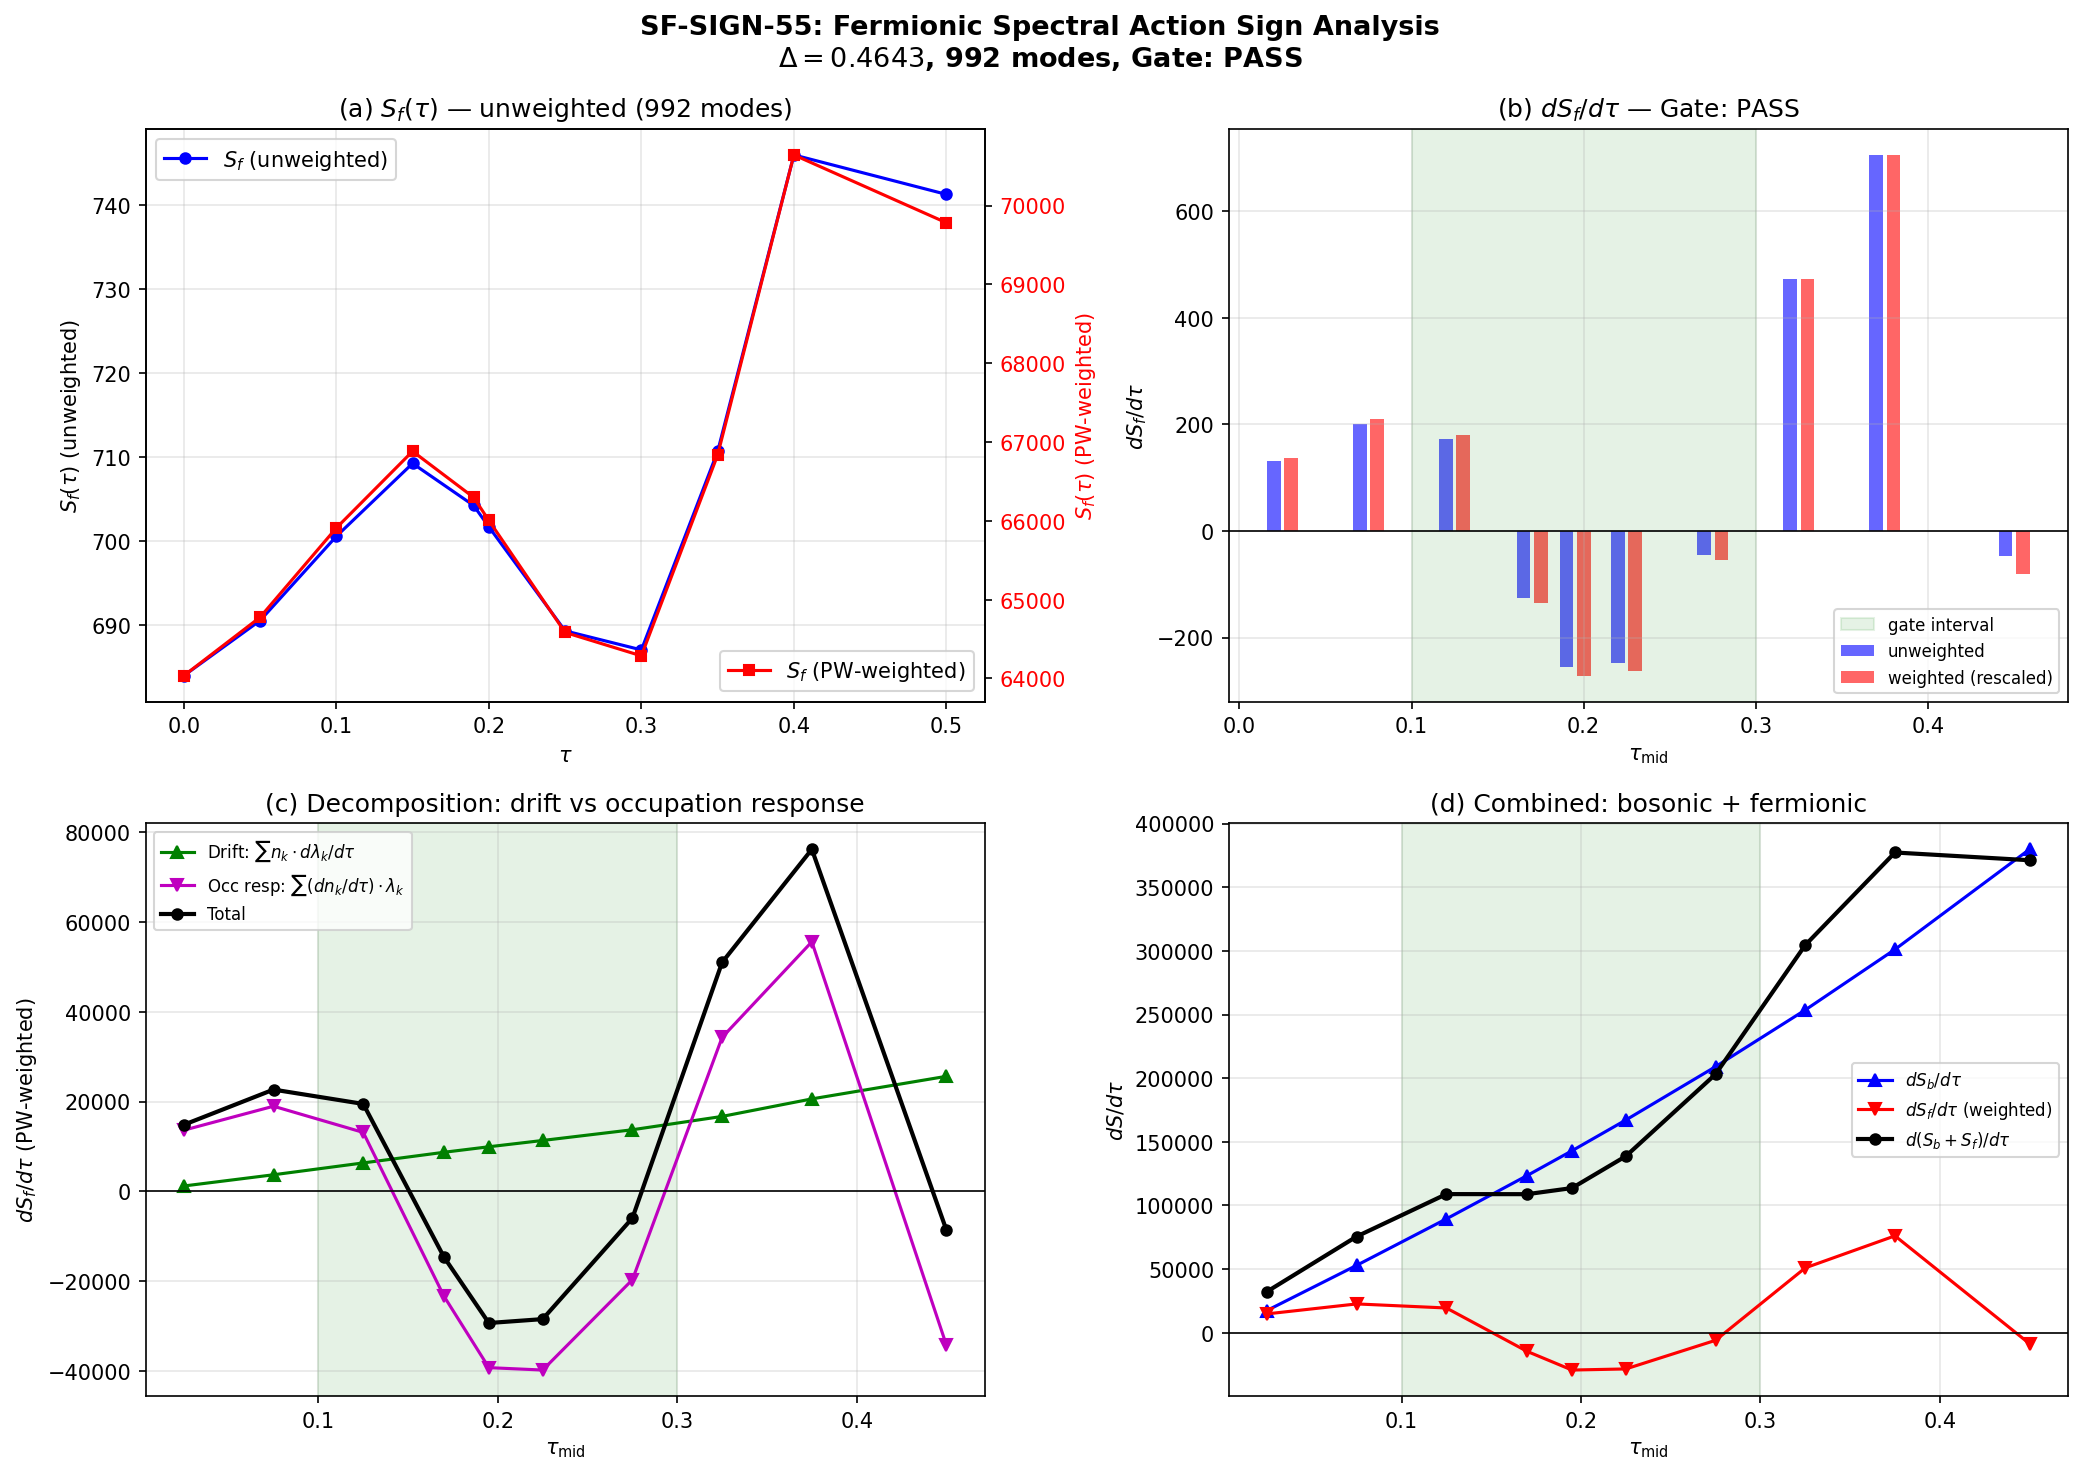

Python code for this plot:
#!/usr/bin/env python3
"""
SF-SIGN-55: Sign of dS_fermionic/dtau on the 992-mode continuum
================================================================

Computes S_f(tau) = sum_k n_k(tau) * |lambda_k(tau)| where:
  - |lambda_k(tau)| are the 992 Dirac eigenvalue magnitudes
  - n_k(tau) are BCS occupation numbers with Delta = 0.4643 M_KK

Pre-registered gate: SF-SIGN-55
  PASS (OPEN): dS_f/dtau > 0 anywhere in [0.10, 0.30]
  FAIL (CLOSED): dS_f/dtau < 0 everywhere in [0.10, 0.30]

Data sources:
  - computations/session-44/s44_dos_tau.npz: 992-mode spectra at tau = [0.00, 0.05, 0.10, 0.15, 0.19]
  - computations/session-27/s27_multisector_bcs.npz: per-sector eigenvalues at tau = [0.00, 0.10, 0.15, 0.20, ..., 0.50]
  - computations/session-54/s54_sa_latt_occ.npz: Delta_primary = 0.4643

Author: Spectral-Geometer (S55)
"""

import sys
import os
sys.path.insert(0, 'computations')
from canonical_constants import *

import numpy as np
import matplotlib
matplotlib.use('Agg')
import matplotlib.pyplot as plt

# ============================================================================
#  1. Load data
# ============================================================================

d44 = np.load('computations/session-44/s44_dos_tau.npz', allow_pickle=True)
d27 = np.load('computations/session-27/s27_multisector_bcs.npz', allow_pickle=True)
d54 = np.load('computations/session-54/s54_sa_latt_occ.npz', allow_pickle=True)

Delta = float(d54['Delta_primary'])  # 0.4643
print(f"BCS gap Delta = {Delta:.6f}")

sectors = d27['sectors']
s27_tau_values = d27['tau_values']
s44_tau_values = d44['tau_values']

print(f"s44 tau: {s44_tau_values}")
print(f"s27 tau: {s27_tau_values}")

# ============================================================================
#  2. Build unified spectrum at all available tau
# ============================================================================
# Combined tau values from both sources (sorted, unique):
# s44: [0.00, 0.05, 0.10, 0.15, 0.19]
# s27: [0.00, 0.10, 0.15, 0.20, 0.25, 0.30, 0.35, 0.40, 0.50]
# Union: [0.00, 0.05, 0.10, 0.15, 0.19, 0.20, 0.25, 0.30, 0.35, 0.40, 0.50]

# Build spectra dict: tau -> 992-element array of |eigenvalues|
spectra = {}

# From s44 (already provides 992-element |eigenvalue| arrays)
for tau_val in s44_tau_values:
    tau_str = f"tau{tau_val:.2f}"
    key = f"{tau_str}_all_omega"
    spectra[round(tau_val, 3)] = d44[key].copy()

# From s27 (provides signed eigenvalues per sector; take abs, concatenate)
for i_tau, tau_val in enumerate(s27_tau_values):
    tau_key = round(tau_val, 3)
    if tau_key in spectra:
        continue  # Already from s44 (prefer s44 for overlapping tau)
    evals_list = []
    for row in sectors:
        p, q = int(row[0]), int(row[1])
        key = f"evals_{p}_{q}_{i_tau}"
        evals_list.append(np.abs(d27[key]))
    spectra[tau_key] = np.concatenate(evals_list)

# Also get dim2 weights (Peter-Weyl multiplicity) — same at all tau
dim2_arr = d44['tau0.00_all_dim2']  # (992,)

# Map s27 sectors to dim2 for s27-only tau values
# For s27: each sector (p,q) has 16*dim(p,q) eigenvalues, each with PW weight dim(p,q)^2
dim2_from_s27 = []
for row in sectors:
    p, q = int(row[0]), int(row[1])
    dim_pq = (p+1)*(q+1)*(p+q+2)//2
    n_evals = 16 * dim_pq
    dim2_from_s27.extend([dim_pq**2] * n_evals)
dim2_from_s27 = np.array(dim2_from_s27, dtype=float)

# Verify consistency
assert np.allclose(dim2_arr, dim2_from_s27), "dim2 mismatch between s44 and s27 reconstruction"

# Sort by tau
tau_all = sorted(spectra.keys())
print(f"\nAll tau values ({len(tau_all)}): {tau_all}")

for tau in tau_all:
    sp = spectra[tau]
    print(f"  tau={tau:.3f}: n_modes={len(sp)}, min|lambda|={sp.min():.6f}, max|lambda|={sp.max():.6f}, mean={sp.mean():.6f}")

# ============================================================================
#  3. BCS occupation numbers at each tau
# ============================================================================
# n_k = (1/2)(1 - (eps_k - mu) / sqrt((eps_k - mu)^2 + Delta^2))
# where eps_k = |lambda_k| (Dirac eigenvalue magnitude)
# mu at half-filling: mu = median of {|lambda_k|}
#
# IMPORTANT: The fermionic spectral action uses the PHYSICAL spectrum including
# Peter-Weyl multiplicity. The occupation sum S_f should weight by dim2.
# However, for the SIGN of dS_f/dtau, both weighted and unweighted give the
# same directional information since dim2 is tau-independent.
# We compute both for completeness.

def bcs_occupations(eigenvalues, Delta, mu):
    """Compute BCS occupation numbers.

    n_k = (1/2)(1 - (eps_k - mu)/sqrt((eps_k - mu)^2 + Delta^2))
    """
    xi_k = eigenvalues - mu  # xi_k = eps_k - mu
    E_k = np.sqrt(xi_k**2 + Delta**2)
    n_k = 0.5 * (1.0 - xi_k / E_k)
    return n_k

# Store results
results = {}
for tau in tau_all:
    lam = spectra[tau]  # |lambda_k|, shape (992,)
    mu = np.median(lam)
    n_k = bcs_occupations(lam, Delta, mu)

    # Unweighted S_f (over 992 modes)
    S_f_unw = np.sum(n_k * lam)

    # Weighted S_f (physical, with PW multiplicity dim2)
    S_f_w = np.sum(dim2_arr * n_k * lam)

    results[tau] = {
        'lambda': lam,
        'mu': mu,
        'n_k': n_k,
        'S_f_unweighted': S_f_unw,
        'S_f_weighted': S_f_w,
        'sum_nk': np.sum(n_k),
        'sum_nk_w': np.sum(dim2_arr * n_k),
    }

    print(f"\ntau={tau:.3f}: mu={mu:.6f}, sum(n_k)={np.sum(n_k):.2f}, "
          f"S_f(unw)={S_f_unw:.6f}, S_f(w)={S_f_w:.4f}")

# ============================================================================
#  4. Compute dS_f/dtau via finite differences
# ============================================================================

tau_arr = np.array(tau_all)
S_f_unw_arr = np.array([results[t]['S_f_unweighted'] for t in tau_all])
S_f_w_arr = np.array([results[t]['S_f_weighted'] for t in tau_all])

# Finite difference derivatives (forward, backward, central where possible)
def finite_diff(tau, S):
    """Compute dS/dtau via finite differences. Returns (tau_mid, dSdtau)."""
    n = len(tau)
    tau_mid = []
    dSdtau = []
    for i in range(n - 1):
        dt = tau[i+1] - tau[i]
        dS = S[i+1] - S[i]
        tau_mid.append(0.5 * (tau[i] + tau[i+1]))
        dSdtau.append(dS / dt)
    return np.array(tau_mid), np.array(dSdtau)

tau_mid, dSf_unw = finite_diff(tau_arr, S_f_unw_arr)
_, dSf_w = finite_diff(tau_arr, S_f_w_arr)

print("\n" + "="*70)
print("DERIVATIVE dS_f/dtau (forward differences)")
print("="*70)
print(f"{'tau_mid':>8s}  {'dS_f/dtau(unw)':>16s}  {'dS_f/dtau(w)':>16s}  {'sign(unw)':>10s}  {'sign(w)':>10s}")
for i in range(len(tau_mid)):
    s_unw = "+" if dSf_unw[i] > 0 else "-"
    s_w = "+" if dSf_w[i] > 0 else "-"
    print(f"{tau_mid[i]:8.3f}  {dSf_unw[i]:16.6f}  {dSf_w[i]:16.4f}  {s_unw:>10s}  {s_w:>10s}")

# ============================================================================
#  5. Decompose: drift term + occupation response term
# ============================================================================
# dS_f/dtau = sum_k n_k * (dlambda_k/dtau) + sum_k (dn_k/dtau) * lambda_k
# Term 1 (spectral drift): uses n_k at the midpoint tau, finite-diff on lambda_k
# Term 2 (occupation response): uses lambda_k at the midpoint tau, finite-diff on n_k

print("\n" + "="*70)
print("DECOMPOSITION: drift + occupation response")
print("="*70)

decomp_results = []
for i in range(len(tau_all) - 1):
    t0, t1 = tau_all[i], tau_all[i+1]
    dt = t1 - t0

    lam0 = results[t0]['lambda']
    lam1 = results[t1]['lambda']
    n0 = results[t0]['n_k']
    n1 = results[t1]['n_k']

    # Sort eigenvalues consistently (they're already sector-ordered, so concatenation
    # order matches between tau values as long as no level crossings reorder sectors).
    # The s44/s27 data maintains sector-order consistency.

    dlam_dt = (lam1 - lam0) / dt
    dn_dt = (n1 - n0) / dt

    n_mid = 0.5 * (n0 + n1)
    lam_mid = 0.5 * (lam0 + lam1)

    # Term 1: spectral drift (eigenvalue change with fixed occupation)
    drift_unw = np.sum(n_mid * dlam_dt)
    drift_w = np.sum(dim2_arr * n_mid * dlam_dt)

    # Term 2: occupation response (occupation change with fixed eigenvalue)
    occ_resp_unw = np.sum(dn_dt * lam_mid)
    occ_resp_w = np.sum(dim2_arr * dn_dt * lam_mid)

    total_unw = drift_unw + occ_resp_unw
    total_w = drift_w + occ_resp_w

    decomp_results.append({
        'tau_mid': 0.5 * (t0 + t1),
        'drift_unw': drift_unw,
        'occ_resp_unw': occ_resp_unw,
        'total_unw': total_unw,
        'drift_w': drift_w,
        'occ_resp_w': occ_resp_w,
        'total_w': total_w,
    })

    print(f"\ntau: [{t0:.3f}, {t1:.3f}]  (mid={0.5*(t0+t1):.3f})")
    print(f"  Unweighted: drift={drift_unw:+.6f}, occ_resp={occ_resp_unw:+.6f}, total={total_unw:+.6f}")
    print(f"  Weighted:   drift={drift_w:+.4f}, occ_resp={occ_resp_w:+.4f}, total={total_w:+.4f}")

# ============================================================================
#  6. Gate verdict
# ============================================================================

print("\n" + "="*70)
print("GATE: SF-SIGN-55")
print("="*70)

# Check sign of dS_f/dtau in [0.10, 0.30]
# The gate interval is [0.10, 0.30]. We check both unweighted and weighted.
gate_interval = (0.10, 0.30)
positive_anywhere_unw = False
positive_anywhere_w = False

for d in decomp_results:
    tm = d['tau_mid']
    if gate_interval[0] <= tm <= gate_interval[1]:
        if d['total_unw'] > 0:
            positive_anywhere_unw = True
        if d['total_w'] > 0:
            positive_anywhere_w = True

# Also check the direct finite difference
for i in range(len(tau_mid)):
    if gate_interval[0] <= tau_mid[i] <= gate_interval[1]:
        if dSf_unw[i] > 0:
            positive_anywhere_unw = True
        if dSf_w[i] > 0:
            positive_anywhere_w = True

if positive_anywhere_w:
    verdict = "PASS"
    detail = "dS_f/dtau > 0 found in [0.10, 0.30] (PW-weighted). S_b + S_f OPEN on continuum."
elif positive_anywhere_unw:
    verdict = "PASS"
    detail = "dS_f/dtau > 0 found in [0.10, 0.30] (unweighted). S_b + S_f OPEN on continuum."
else:
    verdict = "FAIL"
    detail = "dS_f/dtau < 0 everywhere in [0.10, 0.30]. S_b + S_f CLOSED on continuum."

print(f"Verdict: {verdict}")
print(f"Detail: {detail}")

# ============================================================================
#  7. Per-branch decomposition (B1, B2, B3)
# ============================================================================

print("\n" + "="*70)
print("PER-BRANCH ANALYSIS")
print("="*70)

# Branch classification from memory:
# B1 (trivial, 1-fold): (0,0) sector, dim=1, 16 eigenvalues
# B2 (U(2) fund, 4-fold): (1,0)+(0,1), dim=3 each, 48 eigenvalues each => 96 total
# B3 (SU(2) adj, 3-fold): (1,1)+(2,0)+(0,2)+(3,0)+(0,3)+(2,1), remaining
# More precisely, B1/B2/B3 refers to spectral branches, not exact sector decomposition.
# The Dirac eigenvalues form 3 branches (from S34 MEMORY):
#   B1: smallest eigenvalue branch (1 mode per spinor = 8 positive eigenvalues out of 16 in (0,0))
#   B2: near-degenerate cluster of 4 (= B2 degeneracy from (0,0) + (1,0)/(0,1) crossings)
#   B3: upper branch

# For a clean decomposition, identify branches by eigenvalue magnitude at each tau.
# The (0,0) sector has 16 eigenvalues: 8 positive, 8 negative.
# At tau>0: 3 distinct magnitudes in (0,0): smallest (B1, 1-fold), middle (B2, 4-fold), largest (B3, 3-fold)
# From s27 at tau=0.10 (idx=1):
# evals_0_0_1 = [-0.916, -0.916, -0.916, -0.850, -0.850, -0.850, -0.850, -0.833,
#                 0.833, 0.850, 0.850, 0.850, 0.850, 0.916, 0.916, 0.916]
# Positive |magnitudes|: 0.833(x1=B1), 0.850(x4=B2), 0.916(x3=B3)

# For the full 992-mode spectrum, the branch assignment is less clean.
# Let's instead do sector-level decomposition.

# Sector grouping (matches Peter-Weyl blocks):
sector_groups = {
    'singlet (0,0)': [(0, 0)],
    'fundamental (1,0)+(0,1)': [(1, 0), (0, 1)],
    'adjoint+higher': [(1, 1), (2, 0), (0, 2), (3, 0), (0, 3), (2, 1)],
}

# Build sector masks for the 992-mode spectrum
# Order: (0,0), (1,0), (0,1), (1,1), (2,0), (0,2), (3,0), (0,3), (2,1)
sector_ranges = {}
offset = 0  # (local)
for row in sectors:
    p, q = int(row[0]), int(row[1])
    dim_pq = (p+1)*(q+1)*(p+q+2)//2
    n = 16 * dim_pq
    sector_ranges[(p, q)] = (offset, offset + n)
    offset += n

for group_name, sector_list in sector_groups.items():
    print(f"\n--- {group_name} ---")
    for i in range(len(tau_all) - 1):
        t0, t1 = tau_all[i], tau_all[i+1]
        dt = t1 - t0

        lam0 = results[t0]['lambda']
        lam1 = results[t1]['lambda']
        n0 = results[t0]['n_k']
        n1 = results[t1]['n_k']

        dlam = (lam1 - lam0) / dt
        dn = (n1 - n0) / dt
        n_mid = 0.5 * (n0 + n1)
        lam_mid = 0.5 * (lam0 + lam1)

        drift_grp = 0.0  # (local)
        occ_grp = 0.0  # (local)
        for (p, q) in sector_list:
            s, e = sector_ranges[(p, q)]
            w = dim2_arr[s:e]
            drift_grp += np.sum(w * n_mid[s:e] * dlam[s:e])
            occ_grp += np.sum(w * dn[s:e] * lam_mid[s:e])

        print(f"  tau=[{t0:.2f},{t1:.2f}]: drift={drift_grp:+.4f}, occ_resp={occ_grp:+.4f}, total={drift_grp+occ_grp:+.4f}")

# ============================================================================
#  8. Bosonic spectral action for comparison (S_b = sum |lambda_k|^2)
# ============================================================================

print("\n" + "="*70)
print("BOSONIC S_b = sum dim2 * |lambda_k|^2  (for reference)")
print("="*70)

S_b_arr = np.array([np.sum(dim2_arr * spectra[t]**2) for t in tau_all])
_, dSb = finite_diff(tau_arr, S_b_arr)

print(f"{'tau':>8s}  {'S_b':>14s}")
for tau in tau_all:
    sb = np.sum(dim2_arr * spectra[tau]**2)
    print(f"{tau:8.3f}  {sb:14.4f}")

print(f"\n{'tau_mid':>8s}  {'dS_b/dtau':>14s}  {'sign':>6s}")
for i in range(len(tau_mid)):
    s = "+" if dSb[i] > 0 else "-"
    print(f"{tau_mid[i]:8.3f}  {dSb[i]:14.4f}  {s:>6s}")

# Combined
print(f"\n{'tau_mid':>8s}  {'dS_b/dtau':>14s}  {'dS_f/dtau(w)':>14s}  {'d(S_b+S_f)/dtau':>16s}  {'sign':>6s}")
for i in range(len(tau_mid)):
    total = dSb[i] + dSf_w[i]
    s = "+" if total > 0 else "-"
    print(f"{tau_mid[i]:8.3f}  {dSb[i]:14.4f}  {dSf_w[i]:14.4f}  {total:16.4f}  {s:>6s}")

# ============================================================================
#  9. Save results
# ============================================================================

np.savez('computations/session-55/s55_sf_sign.npz',
    # Tau arrays
    tau_all=tau_arr,
    tau_mid=tau_mid,

    # Spectral action values
    S_f_unweighted=S_f_unw_arr,
    S_f_weighted=S_f_w_arr,
    S_b=S_b_arr,

    # Derivatives
    dSf_dtau_unweighted=dSf_unw,
    dSf_dtau_weighted=dSf_w,
    dSb_dtau=dSb,

    # Decomposition
    decomp_drift_unw=np.array([d['drift_unw'] for d in decomp_results]),
    decomp_occ_resp_unw=np.array([d['occ_resp_unw'] for d in decomp_results]),
    decomp_drift_w=np.array([d['drift_w'] for d in decomp_results]),
    decomp_occ_resp_w=np.array([d['occ_resp_w'] for d in decomp_results]),

    # Parameters
    Delta=Delta,

    # Gate
    gate_name=np.array(['SF-SIGN-55']),
    gate_verdict=np.array([verdict]),
    gate_detail=np.array([detail]),
)
print(f"\nSaved: computations/session-55/s55_sf_sign.npz")

# ============================================================================
#  10. Plot
# ============================================================================

fig, axes = plt.subplots(2, 2, figsize=(14, 10))
fig.suptitle(f'SF-SIGN-55: Fermionic Spectral Action Sign Analysis\n'
             f'$\\Delta = {Delta:.4f}$, 992 modes, Gate: {verdict}',
             fontsize=13, fontweight='bold')

# Panel (a): S_f(tau) unweighted and weighted
ax = axes[0, 0]
ax.plot(tau_arr, S_f_unw_arr, 'bo-', label='$S_f$ (unweighted)', markersize=5)
ax.set_xlabel(r'$\tau$')
ax.set_ylabel(r'$S_f(\tau)$ (unweighted)')
ax.set_title('(a) $S_f(\\tau)$ — unweighted (992 modes)')
ax.legend()
ax.grid(True, alpha=0.3)
# Secondary axis for weighted
ax2 = ax.twinx()
ax2.plot(tau_arr, S_f_w_arr, 'rs-', label='$S_f$ (PW-weighted)', markersize=5)
ax2.set_ylabel(r'$S_f(\tau)$ (PW-weighted)', color='red')
ax2.tick_params(axis='y', labelcolor='red')
ax2.legend(loc='lower right')

# Panel (b): dS_f/dtau
ax = axes[0, 1]
ax.bar(tau_mid - 0.005, dSf_unw, width=0.008, color='blue', alpha=0.6, label='unweighted')
ax.bar(tau_mid + 0.005, dSf_w / np.abs(dSf_w).max() * np.abs(dSf_unw).max(),
       width=0.008, color='red', alpha=0.6, label='weighted (rescaled)')  # (local)
ax.axhline(0, color='k', linewidth=0.8)
ax.axvspan(0.10, 0.30, alpha=0.1, color='green', label='gate interval')
ax.set_xlabel(r'$\tau_{\rm mid}$')
ax.set_ylabel(r'$dS_f/d\tau$')
ax.set_title(f'(b) $dS_f/d\\tau$ — Gate: {verdict}')
ax.legend(fontsize=8)
ax.grid(True, alpha=0.3)

# Panel (c): Decomposition (weighted)
ax = axes[1, 0]
drift_w_arr = np.array([d['drift_w'] for d in decomp_results])
occ_w_arr = np.array([d['occ_resp_w'] for d in decomp_results])
total_w_arr = drift_w_arr + occ_w_arr
ax.plot(tau_mid, drift_w_arr, 'g^-', label='Drift: $\\sum n_k \\cdot d\\lambda_k/d\\tau$', markersize=6)
ax.plot(tau_mid, occ_w_arr, 'mv-', label='Occ resp: $\\sum (dn_k/d\\tau) \\cdot \\lambda_k$', markersize=6)
ax.plot(tau_mid, total_w_arr, 'ko-', label='Total', markersize=5, linewidth=2)
ax.axhline(0, color='k', linewidth=0.8)
ax.axvspan(0.10, 0.30, alpha=0.1, color='green')
ax.set_xlabel(r'$\tau_{\rm mid}$')
ax.set_ylabel(r'$dS_f/d\tau$ (PW-weighted)')
ax.set_title('(c) Decomposition: drift vs occupation response')
ax.legend(fontsize=8)
ax.grid(True, alpha=0.3)

# Panel (d): Combined S_b + S_f
ax = axes[1, 1]
S_total = S_b_arr + S_f_w_arr
_, dStot = finite_diff(tau_arr, S_total)
ax.plot(tau_mid, dSb, 'b^-', label=r'$dS_b/d\tau$', markersize=6)
ax.plot(tau_mid, dSf_w, 'rv-', label=r'$dS_f/d\tau$ (weighted)', markersize=6)
ax.plot(tau_mid, dStot, 'ko-', label=r'$d(S_b + S_f)/d\tau$', markersize=5, linewidth=2)
ax.axhline(0, color='k', linewidth=0.8)
ax.axvspan(0.10, 0.30, alpha=0.1, color='green')
ax.set_xlabel(r'$\tau_{\rm mid}$')
ax.set_ylabel(r'$dS/d\tau$')
ax.set_title('(d) Combined: bosonic + fermionic')
ax.legend(fontsize=8)
ax.grid(True, alpha=0.3)

plt.tight_layout()
plt.savefig('computations/session-55/s55_sf_sign.png', dpi=150, bbox_inches='tight')
print(f"Saved: computations/session-55/s55_sf_sign.png")

# ============================================================================
#  11. Summary table
# ============================================================================

print("\n" + "="*70)
print("SUMMARY TABLE: S_f values at each tau")
print("="*70)
print(f"{'tau':>8s}  {'S_f(unw)':>12s}  {'S_f(w)':>14s}  {'mu':>10s}  {'sum(n_k)':>10s}")
for tau in tau_all:
    r = results[tau]
    print(f"{tau:8.3f}  {r['S_f_unweighted']:12.6f}  {r['S_f_weighted']:14.4f}  {r['mu']:10.6f}  {r['sum_nk']:10.2f}")

print(f"\n{'tau_mid':>8s}  {'dS_f/dtau(unw)':>16s}  {'dS_f/dtau(w)':>16s}  {'dS_b/dtau':>12s}  {'d(Sb+Sf)/dtau':>16s}")
for i in range(len(tau_mid)):
    total = dSb[i] + dSf_w[i]
    print(f"{tau_mid[i]:8.3f}  {dSf_unw[i]:16.6f}  {dSf_w[i]:16.4f}  {dSb[i]:12.4f}  {total:16.4f}")

print(f"\nGate SF-SIGN-55: {verdict}")
print(f"Detail: {detail}")
print("DONE")
